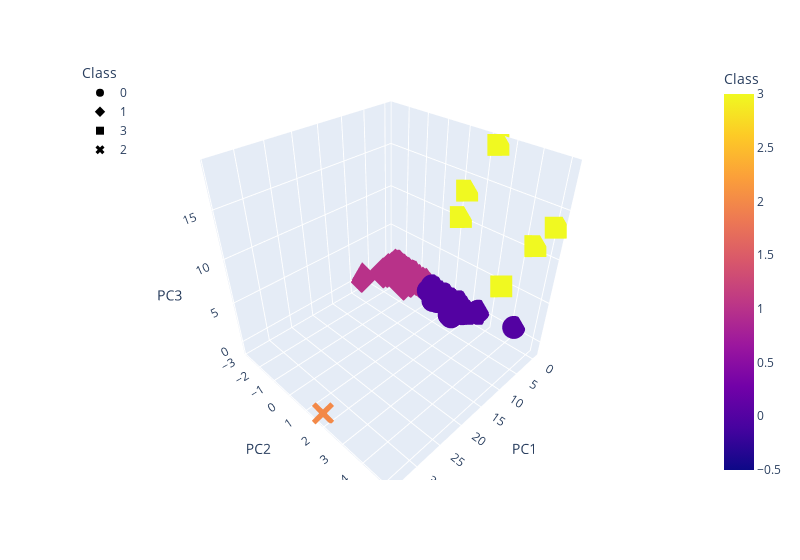

Notebook code cell kept with this figure:
### Markdown cell above
### Deliverable 4: Visualizing Cryptocurrencies Results

#### 3D-Scatter with Clusters

### Code cell
# Creating a 3D-Scatter with the PCA data and the clusters
fig = px.scatter_3d(
    clustered_df,
    x="PC1",
    y="PC2",
    z="PC3",
    color="Class",
    symbol="Class",
    width=800,
    hover_name="CoinName",
    hover_data=["Algorithm"]
)
fig.update_layout(legend=dict(x=0, y=1))
fig.show()

### Figure 1 — Plotly figure (JSON) as saved in the notebook; plotly's stock layout.template omitted (floating-point values rounded to 4 significant figures; data arrays with more than 128 entries replaced by an {"elided": "..."} marker saying what was removed)
{"data": [{"customdata": {"elided": "285x1 str values"}, "hovertemplate": "<b>%{hovertext}</b><br><br>Class=%{marker.color}<br>PC1=%{x}<br>PC2=%{y}<br>PC3=%{z}<br>Algorithm=%{customdata[0]}<extra></extra>", "hovertext": {"elided": "285 str values"}, "legendgroup": "0", "marker": {"color": {"elided": "285 int values"}, "coloraxis": "coloraxis", "symbol": "circle"}, "mode": "markers", "name": "0", "scene": "scene", "showlegend": true, "type": "scatter3d", "x": {"elided": "285 float values"}, "y": {"elided": "285 float values"}, "z": {"elided": "285 float values"}}, {"customdata": {"elided": "240x1 str values"}, "hovertemplate": "<b>%{hovertext}</b><br><br>Class=%{marker.color}<br>PC1=%{x}<br>PC2=%{y}<br>PC3=%{z}<br>Algorithm=%{customdata[0]}<extra></extra>", "hovertext": {"elided": "240 str values"}, "legendgroup": "1", "marker": {"color": {"elided": "240 int values"}, "coloraxis": "coloraxis", "symbol": "diamond"}, "mode": "markers", "name": "1", "scene": "scene", "showlegend": true, "type": "scatter3d", "x": {"elided": "240 float values"}, "y": {"elided": "240 float values"}, "z": {"elided": "240 float values"}}, {"customdata": [["VeChainThor Authority"], ["Proof-of-BibleHash"], ["SHA-256 + Hive"], ["Proof-of-Authority"], ["ECC 256K1"], ["Leased POS"]], "hovertemplate": "<b>%{hovertext}</b><br><br>Class=%{marker.color}<br>PC1=%{x}<br>PC2=%{y}<br>PC3=%{z}<br>Algorithm=%{customdata[0]}<extra></extra>", "hovertext": ["Vechain", "BiblePay", "LitecoinCash", "Poa Network", "Acute Angle Cloud", "Waves"], "legendgroup": "3", "marker": {"color": [3, 3, 3, 3, 3, 3], "coloraxis": "coloraxis", "symbol": "square"}, "mode": "markers", "name": "3", "scene": "scene", "showlegend": true, "type": "scatter3d", "x": [4.422, -0.199, -0.3716, -0.4245, -0.3525, -0.4288], "y": [3.99, 5.075, 4.461, 1.112, 2.417, 1.291], "z": [7.081, 13.41, 10.8, 10.39, 18.88, 13.48]}, {"customdata": [["TRC10"]], "hovertemplate": "<b>%{hovertext}</b><br><br>Class=%{marker.color}<br>PC1=%{x}<br>PC2=%{y}<br>PC3=%{z}<br>Algorithm=%{customdata[0]}<extra></extra>", "hovertext": ["BitTorrent"], "legendgroup": "2", "marker": {"color": [2], "coloraxis": "coloraxis", "symbol": "x"}, "mode": "markers", "name": "2", "scene": "scene", "showlegend": true, "type": "scatter3d", "x": [34.06], "y": [1.702], "z": [-1.049]}], "layout": {"coloraxis": {"colorbar": {"title": {"text": "Class"}}, "colorscale": [[0, "#0d0887"], [0.1111, "#46039f"], [0.2222, "#7201a8"], [0.3333, "#9c179e"], [0.4444, "#bd3786"], [0.5556, "#d8576b"], [0.6667, "#ed7953"], [0.7778, "#fb9f3a"], [0.8889, "#fdca26"], [1, "#f0f921"]]}, "legend": {"title": {"text": "Class"}, "tracegroupgap": 0, "x": 0, "y": 1}, "margin": {"t": 60}, "scene": {"domain": {"x": [0, 1], "y": [0, 1]}, "xaxis": {"title": {"text": "PC1"}}, "yaxis": {"title": {"text": "PC2"}}, "zaxis": {"title": {"text": "PC3"}}}, "width": 800}}
